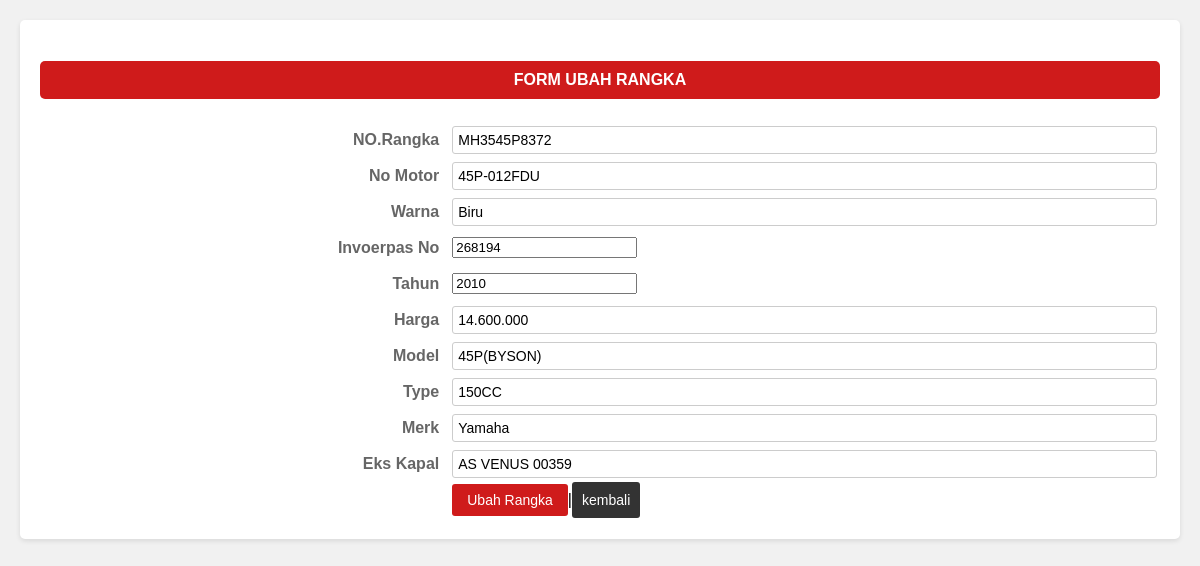
The app's page /rangka/rangka_ubah.php?no_rangka=MH3545P8372 with its own data.
### tables this page shows
CREATE TABLE `rangka` (
  `no_rangka` varchar(15) NOT NULL,
  `no_motor` varchar(10) NOT NULL,
  `warna` varchar(5) NOT NULL,
  `invoerpas_no` int(11) NOT NULL,
  `tahun` int(11) NOT NULL,
  `harga` int(11) NOT NULL,
  `model` varchar(10) NOT NULL,
  `type` varchar(10) NOT NULL,
  `merk` varchar(10) NOT NULL,
  `eks_kapal` varchar(15) NOT NULL
);

### rangka/rangka_ubah.php (the view, shortened to what this page needs)
<?php
            include '../koneksi.php';
            $query = mysqli_query($conn, "Select*from rangka where no_rangka = '$_GET[no_rangka]'");
            $data = mysqli_fetch_array($query);
                ?>
  <html>
<form action="" method="post">
<table>
    <h4>FORM UBAH RANGKA</h4>
    <tr>
        <td> NO.Rangka </td>
        <td> <input type="text" name="no_rangka" value="<?php echo $data['no_rangka'];?>" readonly> </td>
    </tr>
    <tr>
        <td> No Motor </td>
        <td> <input type="text" name="no_motor" value="<?php echo $data['no_motor'];?>"> </td>
    </tr>
            <tr>
        <td> Warna </td>
        <td> <input type="text" name="warna" value="<?php echo $data['warna'];?>"> </td>
    </tr>
            <tr>
        <td> Invoerpas No </td>
        <td> <input type="number" name="invoerpas_no" value="<?php echo $data['invoerpas_no'];?>"> </td>
    </tr>
            <tr>
        <td> Tahun </td>
        <td> <input type="number" name="tahun" value="<?php echo $data['tahun'];?>"> </td>
    </tr>
    <tr>
    <td> Harga </td>
    <td>
        <input type="text" name="harga" value="<?php echo number_format($data['harga'], 0, ',', '.'); ?>" oninput="updateTerbilang()">
    </td>
</tr>
            <tr>
        <td> Model </td>
        <td> <input type="text" name="model" value="<?php echo $data['model'];?>"> </td>
    </tr>
            <tr>
        <td> Type </td>
        <td> <input type="text" name="type" value="<?php echo $data['type'];?>"> </td>
    </tr>
            <tr>
        <td> Merk </td>
        <td> <input type="text" name="merk" value="<?php echo $data['merk'];?>"> </td>
    </tr>
            <tr>
        <td> Eks Kapal </td>
        <td> <input type="text" name="eks_kapal" value="<?php echo $data['eks_kapal'];?>"> </td>
    </tr>
    <tr>
        <td></td>
        <td><input type="submit" name="proses" value="Ubah Rangka">|<a class="kembali" href="rangka_lihat.php">kembali</a> </td>
    </tr>
</form>
</html>

### rangka/rangka_ubah.php (style rules this page uses)
form { background-color: #fff; padding: 20px; border-radius: 5px; box-shadow: 0 2px 5px rgba(0, 0, 0, 0.1); margin-bottom: 20px; }
table { width: 100%; }
h4 { text-align: center; background-color: #CF1B1B; color: #fff; padding: 10px; border-radius: 5px; }
tr { line-height: 2; }
td:first-child { text-align: right; padding-right: 10px; color: #666; font-weight: bold; }
input[type="text"] { width: 100%; padding: 5px; border: 1px solid #ccc; border-radius: 3px; font-size: 14px; }
input[type="submit"] { padding: 8px 15px; background-color: #CF1B1B; color: #fff; border: none; border-radius: 3px; cursor: pointer; font-size: 14px; }
.kembali { padding: 10px 10px; background-color: #333; color: #fff; text-decoration: none; border-radius: 3px; font-size: 14px; }

### records on screen
rangka: no_rangka "MH3545P8372", no_motor "45P-012FDU", warna "Biru", invoerpas_no "268194", tahun "2010", harga "14.600.000", model "45P(BYSON)", type "150CC", merk "Yamaha", eks_kapal "AS VENUS 00359"
